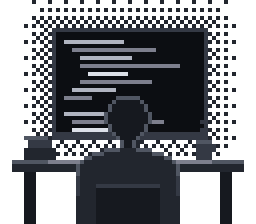
#> input picture assets/coder.png, 256 x 224 px
$ python build_anim.py
#> lines starting #> are read from the running program, lines starting #| are printed output that depends on the picture; after the words box and inside, x2 and y2 are one past the last pixel; in counts of white or black regions, pixels touching at a corner belong together
"""Generate animated assets for the Jenoyrex profile README.
Outputs into /home/claude/out/assets/anim/ and /home/claude/out/assets/coder.gif
"""
from pathlib import Path
from html import escape
import textwrap, random
from PIL import Image

OUT = Path(__file__).resolve().parents[1] / "assets/anim"; OUT.mkdir(parents=True, exist_ok=True)
ROOT = Path(__file__).resolve().parents[1]
SRC = ROOT / "assets"

BG, BORDER, TEXT, MUTED, ACCENT, MOON = "#0d1117", "#30363d", "#e6edf3", "#8b949e", "#8bb4ff", "#f0e6c8"
SANS = "'Segoe UI', -apple-system, Helvetica, Arial, sans-serif"
MONO = "ui-monospace, 'SFMono-Regular', Consolas, 'Liberation Mono', monospace"
random.seed(7)

def stars(w, h, n, rmax=1.4, cls="tw"):
    out = []
    for i in range(n):
        x, y = random.uniform(4, w - 4), random.uniform(4, h - 4)
        r = random.uniform(0.5, rmax); d = random.uniform(0, 4); dur = random.uniform(2.5, 5)
        out.append(f'<circle class="{cls}" cx="{x:.1f}" cy="{y:.1f}" r="{r:.2f}" fill="#fff" '
                   f'style="animation-delay:{d:.2f}s;animation-duration:{dur:.2f}s"/>')
    return "\n".join(out)

TW_CSS = ".tw{animation:tw 3s ease-in-out infinite;opacity:.2}@keyframes tw{0%,100%{opacity:.15}50%{opacity:.9}}"

# ---------------------------------------------------------------- divider
def divider():
    w, h = 900, 46
    svg = f'''<svg xmlns="http://www.w3.org/2000/svg" width="{w}" height="{h}" viewBox="0 0 {w} {h}">
<style>{TW_CSS}
.line{{stroke-dasharray:900;stroke-dashoffset:900;animation:draw 2.2s ease-out forwards}}
@keyframes draw{{to{{stroke-dashoffset:0}}}}</style>
<defs><linearGradient id="g" x1="0" x2="1"><stop offset="0" stop-color="{ACCENT}" stop-opacity="0"/>
<stop offset=".5" stop-color="{ACCENT}" stop-opacity=".55"/><stop offset="1" stop-color="{ACCENT}" stop-opacity="0"/></linearGradient>
<linearGradient id="tail" x1="1" x2="0"><stop offset="0" stop-color="#fff"/><stop offset="1" stop-color="#fff" stop-opacity="0"/></linearGradient></defs>
<line class="line" x1="0" y1="{h/2}" x2="{w}" y2="{h/2}" stroke="url(#g)" stroke-width="1"/>
{stars(w, h, 26)}
<g opacity="0"><animate attributeName="opacity" values="0;1;1;0" keyTimes="0;.1;.8;1" dur="5s" begin="1s" repeatCount="indefinite"/>
<g><animateTransform attributeName="transform" type="translate" from="-80 6" to="{w+20} 34" dur="5s" begin="1s" repeatCount="indefinite"/>
<rect x="-60" y="-1" width="60" height="2" fill="url(#tail)" transform="rotate(1.8)"/><circle r="2.2" fill="#fff"/></g></g>
<text x="{w/2}" y="{h/2+5}" text-anchor="middle" font-family="{MONO}" font-size="13" fill="{MOON}">✦</text>
</svg>'''
    (OUT / "divider.svg").write_text(svg)

# ---------------------------------------------------------------- terminal intro
def terminal():
    lines = [
        ("$", "whoami"),
        ("", "jenoy rex · data science engineering student · karnataka, india"),
        ("$", "cat now.txt"),
        ("", "learning: machine learning fundamentals, distributed systems"),
        ("", "doing: building small projects to learn how real software works"),
        ("$", "ls ~/projects"),
        ("", "ctx-receipt  vigil  vaultdrop  adpo  cooperation-lab  tender-radar  pata"),
        ("$", "echo $STATUS"),
        ("", "still learning · feedback and suggestions are always welcome"),
    ]
    w, lh, top = 760, 26, 58
    h = top + lh * len(lines) + 40
    body, t = [], 0.6
    for i, (p, txt) in enumerate(lines):
        y = top + i * lh
        chars = len(txt) + (2 if p else 0)
        dur = max(0.35, chars * 0.028) if p else 0.35
        col = ACCENT if p else TEXT
        label = (f'<tspan fill="#7ee787">{p}</tspan> ' if p else "") + escape(txt)
        cid = f"c{i}"
        body.append(f'''<clipPath id="{cid}"><rect x="22" y="{y-17}" height="24" width="0">
<animate attributeName="width" from="0" to="{w-40}" begin="{t:.2f}s" dur="{dur:.2f}s" fill="freeze" calcMode="{'discrete' if not p else 'linear'}"/></rect></clipPath>
<text x="24" y="{y}" clip-path="url(#{cid})" font-family="{MONO}" font-size="14" fill="{col if p else MUTED if i in (1,) else TEXT}">{label}</text>''')
        t += dur + (0.25 if p else 0.15)
    cy = top + lh * len(lines)
    cursor = (f'<rect x="24" y="{cy-14}" width="9" height="17" fill="{ACCENT}" opacity="0">'
              f'<animate attributeName="opacity" values="0;1;1;0" keyTimes="0;.01;.5;.51" dur="1s" begin="{t:.2f}s" repeatCount="indefinite"/></rect>')
    svg = f'''<svg xmlns="http://www.w3.org/2000/svg" width="{w}" height="{h}" viewBox="0 0 {w} {h}">
<style>{TW_CSS}
.win{{animation:pop .7s cubic-bezier(.2,.8,.2,1) both}}@keyframes pop{{from{{opacity:0;transform:translateY(14px)}}to{{opacity:1;transform:none}}}}</style>
<g class="win">
<rect x=".5" y=".5" width="{w-1}" height="{h-1}" rx="12" fill="{BG}" stroke="{BORDER}"/>
<g opacity=".7">{stars(w, h, 18, 1.1)}</g>
<path d="M.5 12.5a12 12 0 0 1 12-12h{w-25}a12 12 0 0 1 12 12v20h-{w-1}z" fill="#161b22"/>
<circle cx="22" cy="17" r="6" fill="#ff5f57"/><circle cx="42" cy="17" r="6" fill="#febc2e"/><circle cx="62" cy="17" r="6" fill="#28c840"/>
<text x="{w/2}" y="22" text-anchor="middle" font-family="{MONO}" font-size="12" fill="{MUTED}">jenoy@night: ~</text>
{''.join(body)}
{cursor}
</g></svg>'''
    (OUT / "terminal.svg").write_text(svg)

# ---------------------------------------------------------------- project cards
def card(slug, emoji, title, desc, tags, status, delay):
    w, h = 420, 196
    lines = textwrap.wrap(desc, 52)[:3]
    desc_svg = "".join(f'<text x="22" y="{86 + i*20}" font-family="{SANS}" font-size="13.5" fill="{MUTED}">{escape(l)}</text>' for i, l in enumerate(lines))
    x, tag_svg = 22, []
    for tg in tags:
        tw = len(tg) * 7 + 18
        tag_svg.append(f'<rect x="{x}" y="152" width="{tw}" height="22" rx="11" fill="#161b22" stroke="{BORDER}"/>'
                       f'<text x="{x + tw/2}" y="167" text-anchor="middle" font-family="{MONO}" font-size="11" fill="{ACCENT}">{escape(tg)}</text>')
        x += tw + 6
    sw = len(status) * 6.6 + 22
    svg = f'''<svg xmlns="http://www.w3.org/2000/svg" width="{w}" height="{h}" viewBox="0 0 {w} {h}">
<style>{TW_CSS}
.card{{animation:rise .9s cubic-bezier(.2,.8,.2,1) {delay}s both}}
@keyframes rise{{from{{opacity:0;transform:translateY(18px)}}to{{opacity:1;transform:none}}}}
.sweep{{animation:sweep 6s linear {delay+1}s infinite}}@keyframes sweep{{0%{{transform:translateX(-160px)}}40%,100%{{transform:translateX({w+160}px)}}}}
.dot{{animation:pulse 2s ease-in-out infinite}}@keyframes pulse{{0%,100%{{opacity:.35}}50%{{opacity:1}}}}</style>
<defs><clipPath id="r"><rect x="1" y="1" width="{w-2}" height="{h-2}" rx="14"/></clipPath>
<linearGradient id="sh" x1="0" x2="1"><stop offset="0" stop-color="#fff" stop-opacity="0"/><stop offset=".5" stop-color="#fff" stop-opacity=".06"/><stop offset="1" stop-color="#fff" stop-opacity="0"/></linearGradient></defs>
<g class="card">
<rect x=".5" y=".5" width="{w-1}" height="{h-1}" rx="14" fill="{BG}" stroke="{BORDER}"/>
<g clip-path="url(#r)"><g opacity=".8">{stars(w, h, 12, 1.0)}</g>
<rect class="sweep" x="0" y="0" width="120" height="{h}" fill="url(#sh)" transform="skewX(-20)"/></g>
<text x="22" y="46" font-family="{SANS}" font-size="21" font-weight="700" fill="{TEXT}">{emoji} {escape(title)}</text>
<rect x="{w-22-sw}" y="28" width="{sw}" height="22" rx="11" fill="#0f2a1b" stroke="#238636" stroke-opacity=".6"/>
<circle class="dot" cx="{w-22-sw+11}" cy="39" r="3.5" fill="#3fb950"/>
<text x="{w-22-sw+20}" y="43.5" font-family="{MONO}" font-size="10.5" fill="#7ee787">{escape(status)}</text>
{desc_svg}
{''.join(tag_svg)}
</g></svg>'''
    (OUT / f"card-{slug}.svg").write_text(svg)

PROJECTS = [
    ("ctx-receipt", "🧾", "ctx-receipt", "A small CLI that estimates the tokens AI coding agents pre-load from rules files, skills and MCP configs.", ["TypeScript", "Node.js", "CLI"], "on npm"),
    ("vigil", "🔭", "Vigil", "A learning project on LLM observability: a Python SDK sends traces to a FastAPI API, stored in ClickHouse, viewed in Next.js.", ["Python", "FastAPI", "Next.js"], "demo"),
    ("vaultdrop", "🔐", "VaultDrop", "A file vault experiment where files are encrypted in the browser (Web Crypto, AES-GCM) before they are uploaded.", ["TypeScript", "Express", "Prisma"], "demo"),
    ("adpo", "📊", "ADPO", "Reads GitHub Actions run history and uses simple statistics to point out slow or flaky CI steps.", ["Python", "FastAPI", "React"], "demo"),
    ("cooperation-lab", "🤝", "Cooperation Lab", "A sandbox where AI agents negotiate how to split resources. College group project with two teammates.", ["Python", "SQLite"], "group project"),
    ("tender-radar", "📡", "tender-radar", "Matches EU public tenders from TED to a short business profile and publishes a daily page and RSS feed.", ["Python", "SQLite", "Actions"], "runs daily"),
    ("pata", "🗺️", "Pata", "Early-stage toolkit for working with Indian address data. Version 1 is a gazetteer built from LGD snapshots.", ["Python", "data"], "early stage"),
]

# ---------------------------------------------------------------- tech marquee
def marquee():
    items = ["Python", "TypeScript", "JavaScript", "React", "Next.js", "Tailwind", "Node.js", "Express", "FastAPI",
             "PostgreSQL", "SQLite", "ClickHouse", "Prisma", "SQLAlchemy", "Docker", "GitHub Actions", "pytest", "Vitest", "Git"]
    w, h = 900, 56
    x, pills = 0, []
    for it in items:
        pw = len(it) * 8 + 30
        pills.append(f'<rect x="{x}" y="12" width="{pw}" height="32" rx="16" fill="#161b22" stroke="{BORDER}"/>'
                     f'<text x="{x + pw/2}" y="33" text-anchor="middle" font-family="{MONO}" font-size="13" fill="{TEXT}">{escape(it)}</text>')
        x += pw + 12
    total = x
    row = "".join(pills)
    svg = f'''<svg xmlns="http://www.w3.org/2000/svg" width="{w}" height="{h}" viewBox="0 0 {w} {h}">
<style>.m{{animation:mv {total/40:.1f}s linear infinite}}@keyframes mv{{from{{transform:translateX(0)}}to{{transform:translateX(-{total}px)}}}}</style>
<defs><linearGradient id="f" x1="0" x2="1"><stop offset="0" stop-color="{BG}"/><stop offset=".08" stop-color="{BG}" stop-opacity="0"/>
<stop offset=".92" stop-color="{BG}" stop-opacity="0"/><stop offset="1" stop-color="{BG}"/></linearGradient></defs>
<g class="m"><g>{row}</g><g transform="translate({total} 0)">{row}</g></g>
<rect width="{w}" height="{h}" fill="url(#f)"/>
</svg>'''
    (OUT / "stack-marquee.svg").write_text(svg)

# ---------------------------------------------------------------- footer
def footer():
    w, h = 900, 150
    svg = f'''<svg xmlns="http://www.w3.org/2000/svg" width="{w}" height="{h}" viewBox="0 0 {w} {h}">
<style>{TW_CSS}
.moon{{animation:float 6s ease-in-out infinite}}@keyframes float{{0%,100%{{transform:translateY(0)}}50%{{transform:translateY(-6px)}}}}
.msg{{animation:fade 1.6s ease-out .4s both}}@keyframes fade{{from{{opacity:0;letter-spacing:6px}}to{{opacity:1;letter-spacing:1px}}}}</style>
<defs><linearGradient id="sky" x1="0" y1="0" x2="0" y2="1"><stop offset="0" stop-color="{BG}" stop-opacity="0"/><stop offset="1" stop-color="#111a2b"/></linearGradient>
<radialGradient id="glow"><stop offset="0" stop-color="{MOON}" stop-opacity=".35"/><stop offset="1" stop-color="{MOON}" stop-opacity="0"/></radialGradient>
<mask id="cres"><rect width="{w}" height="{h}" fill="#fff"/><circle cx="{w/2+9}" cy="40" r="17" fill="#000"/></mask></defs>
<rect width="{w}" height="{h}" fill="url(#sky)"/>
{stars(w, h-30, 40)}
<g class="moon"><circle cx="{w/2}" cy="44" r="38" fill="url(#glow)"/><circle cx="{w/2}" cy="44" r="18" fill="{MOON}" mask="url(#cres)"/></g>
<text class="msg" x="{w/2}" y="104" text-anchor="middle" font-family="{MONO}" font-size="15" fill="{TEXT}">thanks for stopping by ✦ have a good night</text>
<path d="M0 {h} L0 132 L60 122 L120 130 L190 116 L260 128 L330 118 L400 131 L470 119 L540 129 L610 115 L680 127 L750 120 L820 130 L900 121 L900 {h}Z" fill="#0a0e14"/>
</svg>'''
    (OUT / "footer.svg").write_text(svg)

# ---------------------------------------------------------------- animated coder gif
def coder_gif():
    im = Image.open(SRC / "coder.png").convert("RGBA")
    W, H = im.size
    px = im.load()
    # monitor interior: find bright "code line" pixels in the screen area
    box = (55, 30, 205, 132)
    code = [(x, y) for x in range(box[0], box[2]) for y in range(box[1], box[3])
            if sum(px[x, y][:3]) / 3 > 90 and px[x, y][3] > 0]
    rows = sorted({y for _, y in code})
    groups = []
    for y in rows:
        if groups and y - groups[-1][-1] <= 1: groups[-1].append(y)
        else: groups.append([y])
    screen_col = px[box[0] + 6, box[1] + 4]
    base = im.copy(); bp = base.load()
    for x, y in code: bp[x, y] = screen_col
    frames, durs = [], []
    def lines_frame(n_groups, partial=1.0, cursor=True):
        f = base.copy(); fp = f.load()
        last_end = None
        for gi, g in enumerate(groups[:n_groups]):
            pts = [(x, y) for x, y in code if y in g]
            if gi == n_groups - 1 and partial < 1:
                xs = sorted({x for x, _ in pts}); cut = xs[0] + int((xs[-1] - xs[0]) * partial)
                pts = [(x, y) for x, y in pts if x <= cut]
            for x, y in pts: fp[x, y] = px[x, y]
            if pts: last_end = (max(x for x, _ in pts) + 3, g[0])
        if cursor and last_end:
            cx, cy = last_end
            for dx in range(3):
                for dy in range(-1, 4):
                    if 0 <= cx + dx < W and 0 <= cy + dy < H: fp[cx + dx, cy + dy] = (139, 180, 255, 255)
        return f
    for gi in range(1, len(groups) + 1):
        for p in (0.35, 0.7, 1.0):
            frames.append(lines_frame(gi, p)); durs.append(70)
    for k in range(6):
        frames.append(lines_frame(len(groups), 1.0, cursor=(k % 2 == 0))); durs.append(420)
    def to_p(f):
        f = f.resize((W * 2, H * 2), Image.NEAREST)
        a = f.getchannel("A")
        p = f.convert("RGB").quantize(colors=255, method=Image.Quantize.MEDIANCUT, dither=Image.Dither.NONE)
        pal = p.getpalette()[:765] + [0, 0, 0]
        p.putpalette(pal)
        mask = a.point(lambda v: 255 if v < 128 else 0)
        p.paste(255, mask=mask)
        p.info["transparency"] = 255
        return p
    big = [to_p(f) for f in frames]
    big[0].save(OUT.parent / "coder.gif", save_all=True, append_images=big[1:], duration=durs, loop=0, disposal=2, transparency=255)
    return len(groups)

divider(); terminal(); marquee(); footer()
for i, p in enumerate(PROJECTS):
    card(*p, delay=0.15 + (i % 2) * 0.35)
print("code line groups:", coder_gif())
#> in coder_gif, im is the input picture: PIL image 256x224 RGBA; mean R, G, B, A 22.1, 24, 28.2, 148.1
#> in coder_gif, `code = [(x, y) for x in range(box[0], box[2]) for y in range(box[1], b..`: code = 2400 pairs, first value 64 to 179, second value 40 to 131
#> in coder_gif, `rows = sorted({y for _, y in code})`: rows = 44 values from 40 to 131
#> the loop in coder_gif, `for y in rows:` made 44 passes
#> y on passes 1 to 12: 40, 41, 42, 43, 48, 49, 50, 51, 56, 57, 58, 59
#> after the loop in coder_gif, `for y in rows:`: groups = [[40, 41, 42, 43], [48, 49, 50, 51], [56, 57, 58, 59], [64, 65, 66, 67], [72, 73, 74, 75], [80, 81, 82, 83], [88, 89, 90, 91], [96, 97, 98, 99], [112, 113, 114, 115], [120, 121, 122, 123], [128, 129, 130, 131]]
#> in coder_gif, `screen_col = px[box[0] + 6, box[1] + 4]`: screen_col = (12, 14, 18, 255)
#> the loop in coder_gif, `for x, y in code: bp[x, y] = screen_col` made 2400 passes
#> (x, y) on passes 1 to 3: (64, 40), (64, 41), (64, 42)
#> the loop in coder_gif, `for gi in range(1, len(groups) + 1):` made 11 passes
#> pass 1, in lines_frame, `f = base.copy()`:
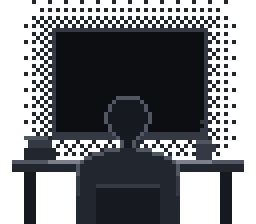
#> f: PIL image 256x224 RGBA; mean R, G, B, A 16.2, 18, 21.9, 148.1; transparent parts drawn white
#> after the loop in coder_gif, `for gi in range(1, len(groups) + 1):`: durs = 33 values from 70 to 70; frames = 33 items
#> the loop in coder_gif, `for k in range(6):` made 6 passes
#> after the loop in coder_gif, `for k in range(6):`: durs = 39 values from 70 to 420; frames = 39 items
#> in to_p, `a = f.getchannel("A")`:
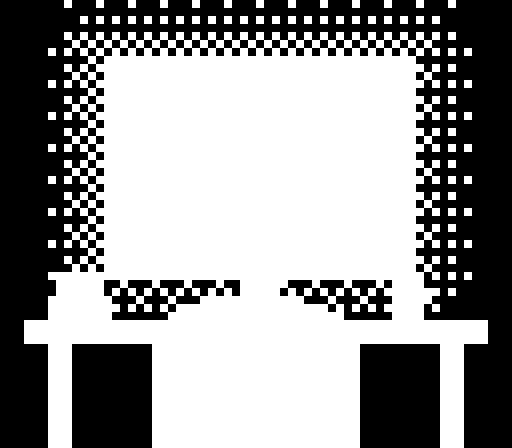
#> a: PIL image 512x448 L; 58.1% white; 5 black regions, box (x1, y1, x2, y2) and area: (0, 0, 512, 448) 74496, (72, 344, 152, 448) 8320, (360, 344, 440, 448) 8320, (104, 280, 240, 320) 2688, (280, 280, 392, 320) 2304
#> in to_p, `p = f.convert("RGB").quantize(colors=255, method=Image.Quantize.MEDIAN..`:
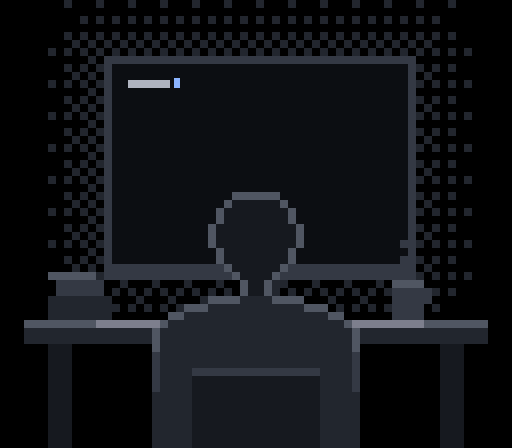
#> p: PIL image 512x448 P; mean R, G, B 16.5, 18.3, 22.2
#> in to_p, `pal = p.getpalette()[:765] + [0, 0, 0]`: pal = 30 values, max 255 at index 5, min 0 at index 24, mean 73.2
#> in to_p (call 15), `p = f.convert("RGB").quantize(colors=255, method=Image.Quantize.MEDIAN..`:
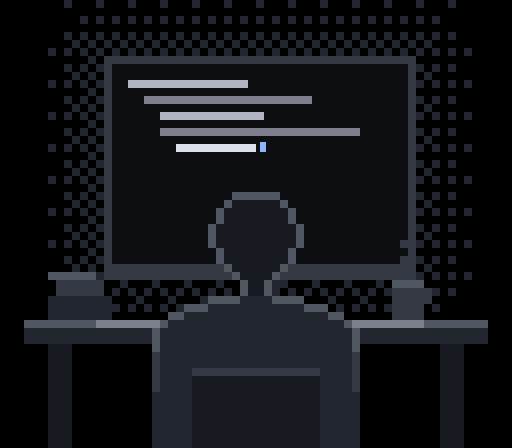
#> p: PIL image 512x448 P; mean R, G, B 19.5, 21.4, 25.5
#> in coder_gif, `big = [to_p(f) for f in frames]`: big = 39 items

$ run again, with assets/moon.png copied over assets/coder.png
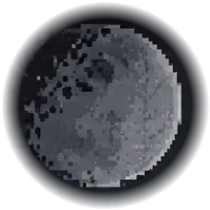
#> input picture assets/moon.png, 210 x 210 px
#> in coder_gif, im is the input picture: PIL image 210x210 RGBA; mean R, G, B, A 48.6, 50.5, 56.1, 164.3
#> code = 5324 pairs, first value 55 to 180, second value 30 to 131
#> rows = 102 values from 30 to 131
#> the loop in coder_gif, `for y in rows:` made 102 passes
#> after the loop in coder_gif, `for y in rows:`: groups = 1 item
#> screen_col = (23, 24, 31, 255)
#> the loop in coder_gif, `for x, y in code: bp[x, y] = screen_col` made 5324 passes
#> (x, y) on passes 1 to 3: (55, 59), (55, 60), (55, 61)
#> the loop in coder_gif, `for gi in range(1, len(groups) + 1):` made 1 pass
#> after the loop in coder_gif, `for gi in range(1, len(groups) + 1):`: durs = [70, 70, 70]; frames = 3 items
#> the loop in coder_gif, `for k in range(6):` made 6 passes
#> after the loop in coder_gif, `for k in range(6):`: durs = [70, 70, 70, 420, 420, 420, 420, 420, 420]; frames = 9 items
#> pal = 768 values, max 195 at index 2, min 0 at index 765, mean 57.68
#> in to_p, `mask = a.point(lambda v: 255 if v < 128 else 0)`:
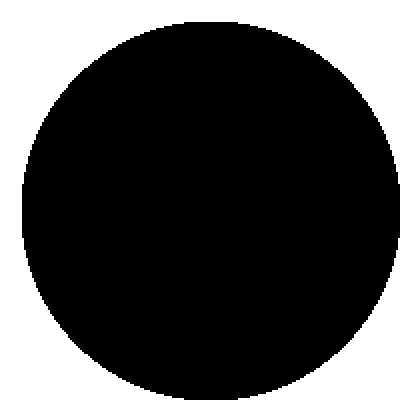
#> mask: PIL image 420x420 L; 35.8% white; 1 white region, box (x1, y1, x2, y2) and area: (0, 0, 420, 420) 63068
#> mask: PIL image 420x420 L; 35.7% white; 1 white region, box (x1, y1, x2, y2) and area: (0, 0, 420, 420) 63008
#> big = 9 items
#> in coder_gif, `big[0].save(OUT.parent / "coder.gif", save_all=True, append_images=big..`:
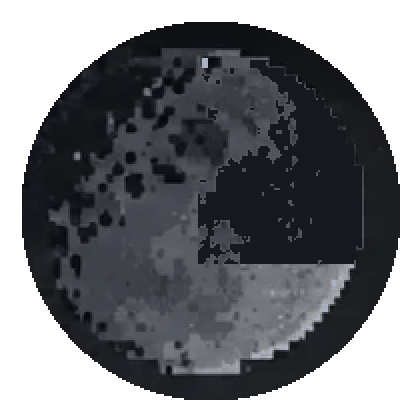
#> saved as coder.gif: PIL image 420x420 P; mean R, G, B, A 31.4, 32.6, 36.7, 163.8; transparent parts drawn white
